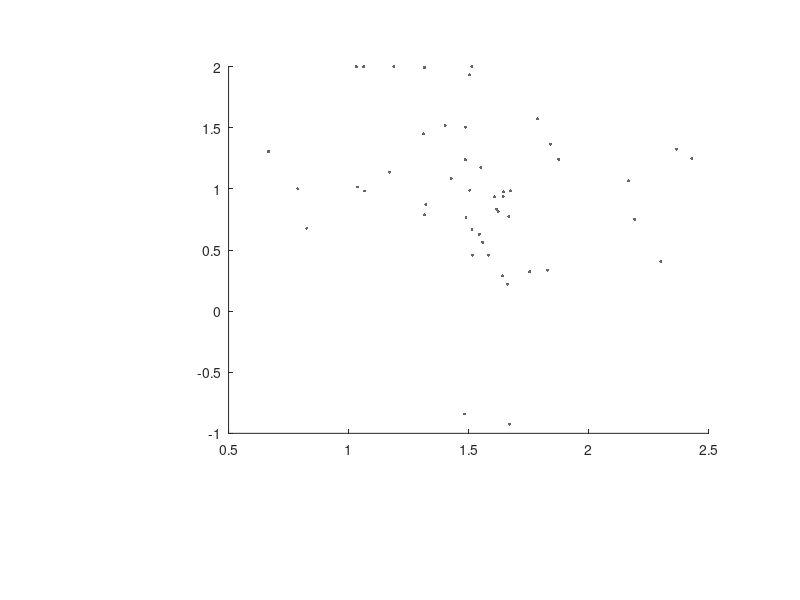

MATLAB code to generate this figure: (Note: this script raises an error after producing the figure.)
close all
clear;
addpath(genpath('C:\Users\SN\Google Drive\z.functions'));


%% !UPDATE! Ouput
outdir = cd;
outfile = 'plot_correl_rt_nc_delta.pdf';  % cut 390x370


%% !UPDATE! Data [nP x 1]
load('rt_delta_pc.mat')
data1 = m_rt_nc;
data2 = delta_nc; %y = data2


%% !UPDATE! Labels
xL = 'Response time (U)';
yL = 'Expected influence (U)';

% xL = ['Estimated control (\delta) ' sprintf('\n (No Control)')];
% yL = ['Estimated control (\delta) ' sprintf('\n (In Control)')];
% to change the line:
% e.g., [sprintf('Self-reported \n perceived control'), ' (%)']


%% Statistics
[r, p] = corrcoef(data1, data2, 'rows', 'pairwise'); % r = .76, p<.001
rr = sprintf('%.2f', r(2));
pp = sprintf('%.2f', p(2));
disp(['r = ', rr, ', p = ', pp]);


%% !UPDATE! Axis Limit
xlim = [0.5 2.6];
ylim = [-2 2];


%% !UPDATE! Texts
text1 = ['r = ', rr, sprintf('\n p < 0.05')];
text1x = -1;
text1y = -1;


%% Dots
x = data1;
y = data2;


%% Dot formats (size/color)
% c = uisetcolor
dsz = 5;        % dot size
Blue0 = [0.6 0.8 1];    %153 204 255    light -- for bar1
Blue1 = [.27 .47 .78];  %70 120 200     dark -- for dot1
Grey0 = [.67 .67 .67];  %170 170 170    light -- for bar2
Grey1 = [.4 .4 .4];     %102 102 102    dark -- for dot2


%% Size & Position
w = 105;    % chart width 120
h = 110;    % chart height 125
blank = 20;
xlabelspace = 30;   % one line = 15, two lines = 30
ylabelspace = 30;
Fw = w + 2*blank + ylabelspace;
Fh = h + 2*blank + xlabelspace;
F = figure('Position', [500 300 Fw Fh]); % left BOTTOM width height

subplot('Position', ...
    [(blank+ylabelspace)/Fw (blank+xlabelspace)/Fh w/Fw h/Fh]) 
    % left TOP width height
    
        
%% Draw charts
s1 = scatter(x, y, dsz, Grey1, 'filled');
lsline

hold on

% s2 = text(text1x, text1y, text1, ...
%          'HorizontalAlignment', 'center', 'FontName', 'Arial', 'FontSize', 8);

xlabel(xL);
ylabel(yL);
%ytickformat('%3.0f');
%xtickformat('%3.0f');

set(gca, 'box', 'off', 'FontName', 'Arial', 'FontSize', 8, ...
    'xLim', xlim, 'yLim', ylim, 'TickLength', [0 0], 'xtick', [0.5 2.5], 'ytick', [-2 0 2]);

saveas(F, outfile);